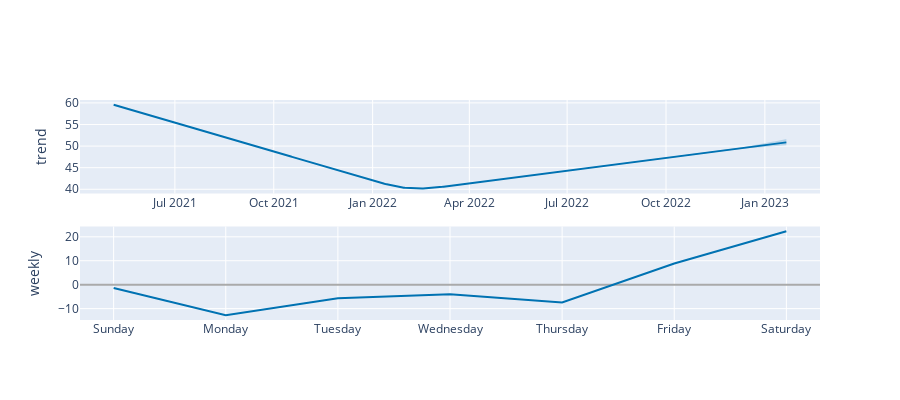

The cell this chart's notebook holds for it:
### Code cell
from prophet.plot import plot_components_plotly
plot_components_plotly(model_tuned,forecast)

### Figure 1 — Plotly figure (JSON) as saved in the notebook; plotly's stock layout.template omitted (floating-point values rounded to 4 significant figures; data arrays with more than 128 entries replaced by an {"elided": "..."} marker saying what was removed)
{"data": [{"line": {"color": "#0072B2", "width": 2}, "mode": "lines", "name": "trend", "type": "scatter", "x": {"elided": "556 str values"}, "xaxis": "x", "y": {"elided": "556 float values"}, "yaxis": "y"}, {"line": {"color": "rgba(0, 114, 178, 0.2)", "width": 0}, "mode": "lines", "name": "trend_upper", "type": "scatter", "x": {"elided": "556 str values"}, "xaxis": "x", "y": {"elided": "556 float values"}, "yaxis": "y"}, {"fill": "tonexty", "fillcolor": "rgba(0, 114, 178, 0.2)", "line": {"color": "rgba(0, 114, 178, 0.2)", "width": 0}, "mode": "lines", "name": "trend_lower", "type": "scatter", "x": {"elided": "556 str values"}, "xaxis": "x", "y": {"elided": "556 float values"}, "yaxis": "y"}, {"line": {"color": "#0072B2", "width": 2}, "mode": "lines", "name": "weekly", "type": "scatter", "x": ["2017-01-01T00:00:00", "2017-01-02T00:00:00", "2017-01-03T00:00:00", "2017-01-04T00:00:00", "2017-01-05T00:00:00", "2017-01-06T00:00:00", "2017-01-07T00:00:00"], "xaxis": "x2", "y": [-1.37, -12.79, -5.685, -3.948, -7.415, 8.866, 22.34], "yaxis": "y2"}], "layout": {"height": 400, "showlegend": false, "width": 900, "xaxis": {"anchor": "y", "domain": [0, 1], "range": ["2021-04-03T16:48:00", "2023-02-21T07:12:00"], "type": "date"}, "xaxis2": {"anchor": "y2", "domain": [0, 1], "range": ["2016-12-31T16:48:00", "2017-01-07T07:12:00"], "tickformat": "%A", "type": "date"}, "yaxis": {"anchor": "x", "domain": [0.575, 1], "rangemode": "normal", "title": {"text": "trend"}, "zerolinecolor": "#AAA"}, "yaxis2": {"anchor": "x2", "domain": [0, 0.425], "title": {"text": "weekly"}, "zerolinecolor": "#AAA"}}}
